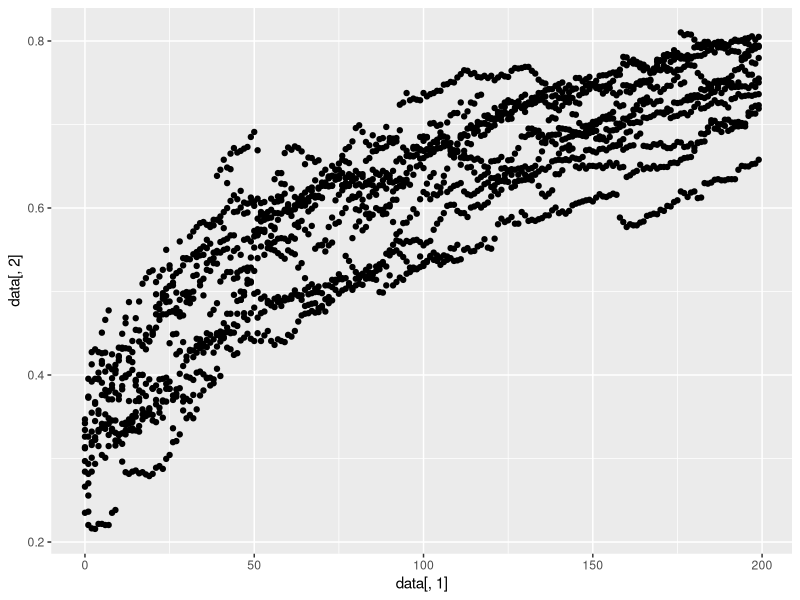
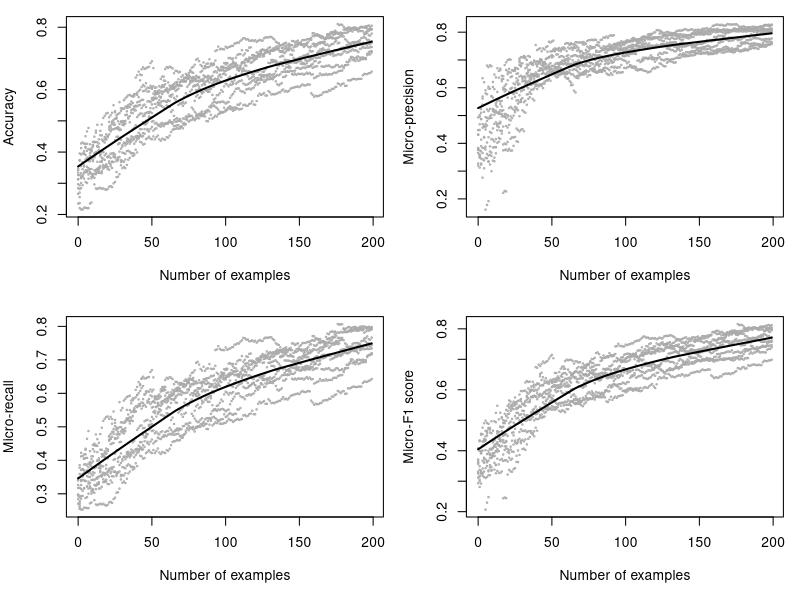
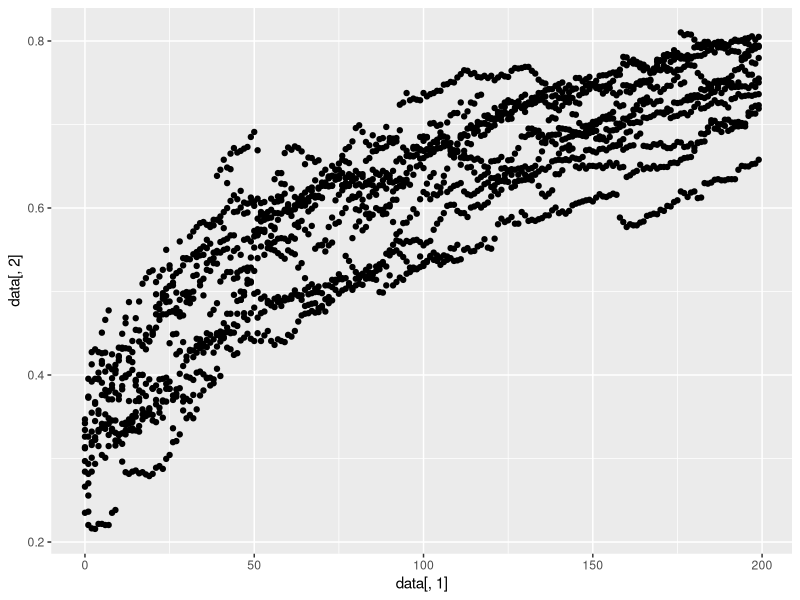

R code for these plots, in order:
library(ggplot2)
cairo_pdf("~/project/nb-al/al/graphics/fig1.pdf", height=8, width=8)

data <- read.csv("data/rand1.dat", header = FALSE)
data <- rbind(data, read.csv("data/rand2.dat",header = FALSE))
data <- rbind(data, read.csv("data/rand3.dat",header = FALSE))
data <- rbind(data, read.csv("data/rand4.dat",header = FALSE))
data <- rbind(data, read.csv("data/rand5.dat",header = FALSE))
data <- rbind(data, read.csv("data/rand6.dat",header = FALSE))
data <- rbind(data, read.csv("data/rand7.dat",header = FALSE))
data <- rbind(data, read.csv("data/rand8.dat",header = FALSE))
data <- rbind(data, read.csv("data/rand9.dat",header = FALSE))
data <- rbind(data, read.csv("data/rand10.dat",header = FALSE))

#attach(data)
# plot(data[,0],data[,1],type="n", ylim=c(0,1),pch=4, xlab="Examples",ylab="Micro-aver Accuracy")

par(mfrow=c(2,2), mar=c(5,4,1,1))

plot(data[,1],data[,2], pch=1, col="#AAAAAA", cex=0.25, ylab="Accuracy", xlab="Number of examples")
lines(lowess(data[,1],data[,2]), lwd=2)

plot(data[,1],data[,3], pch=1, col="#AAAAAA", cex=0.25, ylab="Micro-precision", xlab="Number of examples")
lines(lowess(data[,1],data[,3]), lwd=2)

plot(data[,1],data[,4], pch=1, col="#AAAAAA", cex=0.25, ylab="Micro-recall", xlab="Number of examples")
lines(lowess(data[,1],data[,4]), lwd=2)

plot(data[,1],data[,5], pch=1, col="#AAAAAA", cex=0.25, ylab="Micro-F1 score", xlab="Number of examples")
lines(lowess(data[,1],data[,5]), lwd=2)

dev.off()


qplot(data[,1],data[,2])
ggsave("~/project/nb-al/al/graphics/ggplot1.pdf", device=cairo_pdf)

dev.off()
